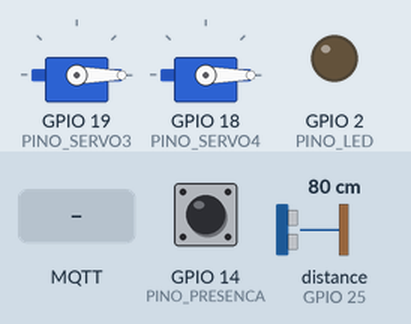
Recording of a sketch running on a simulated ESP32. Parts: 2 × servo, output pins drawn as LEDs (lit = HIGH). Wiring (inferred from the names in the program): ultrasonic range finder: trigger GPIO 26; echo GPIO 25. The inputs (shaded band) are chosen by the test bench; at power-on: GPIO 14 (PINO_PRESENCA) HIGH, distance to the obstacle (sensor on GPIO 25) 80 cm. The echo pulse lasts 58.3 µs per cm; WiFi joins after 1.5 s; servers stay silent unless stated; random numbers use the default seed unless the sketch sets one; no MQTT or app messages arrive unless stated; pins used as bus, display or sensor lines are not drawn; what the sketch prints to the serial monitor is not drawn.

Above: at 2.7 s.
2.8 s: MQTT message "acender" arrives on the first subscribed topic
At 3.4 s:
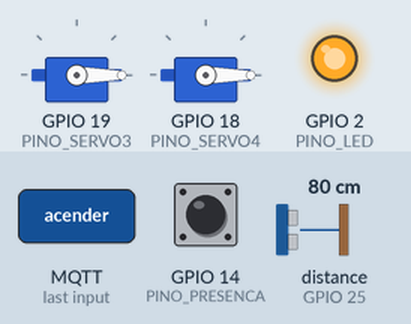
4.3 s: MQTT message "objeto_proximo" arrives on the second subscribed topic
At 5.5 s:
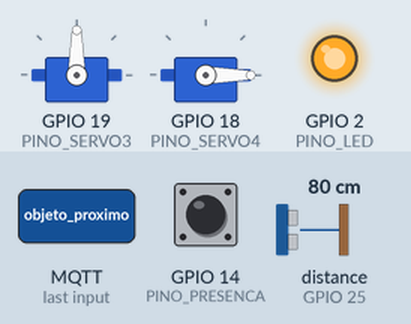
5.8 s: MQTT message "apagar" arrives on the first subscribed topic
At 6.8 s:
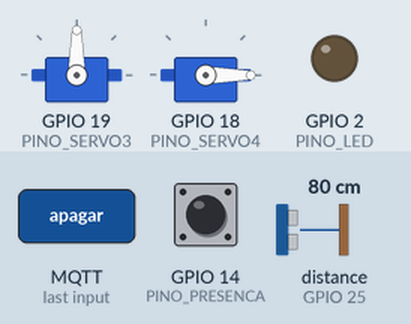
7.3 s: MQTT message "objeto_longe" arrives on the second subscribed topic
At 7.9 s:
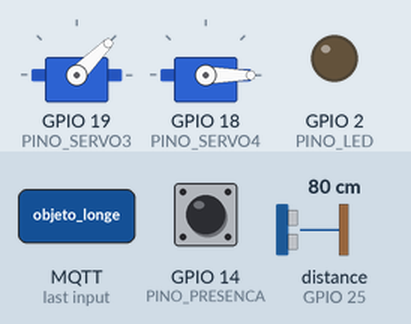
8.8 s: MQTT message "objeto_proximo" arrives on the third subscribed topic
At 10.0 s:
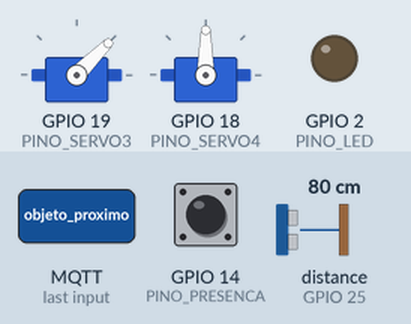
10.3 s: MQTT message "objeto_longe" arrives on the third subscribed topic
At 11.3 s:
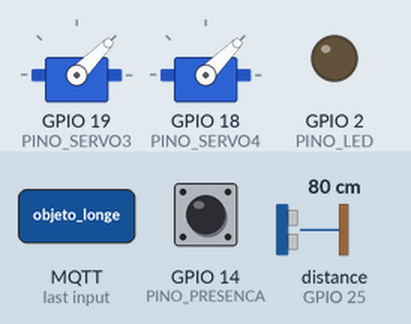
Timing chart, 0 to 12.8 s (numbered marks = the images above; inputs shaded):
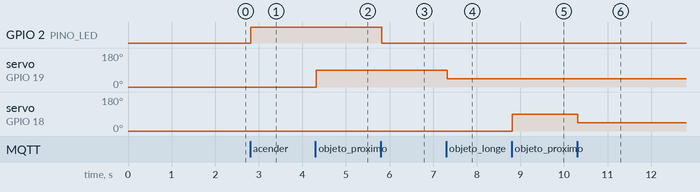

Measured:
- after the input at 2.8 s, GPIO 2 (PINO_LED): LOW → HIGH at once
- after the input at 4.3 s, servo on GPIO 19 (PINO_SERVO3): 0° → 90° at once
- after the input at 5.8 s, GPIO 2 (PINO_LED): HIGH → LOW at once
- after the input at 7.3 s, servo on GPIO 19 (PINO_SERVO3): 90° → 45° at once
- after the input at 8.8 s, servo on GPIO 18 (PINO_SERVO4): 0° → 90° at once
- after the input at 10.3 s, servo on GPIO 18 (PINO_SERVO4): 90° → 45° at once

The sketch:

S3.ino
```cpp
#include <WiFiClientSecure.h>
#include <PubSubClient.h>
#include <WiFi.h>
#include <ESP32Servo.h>

#define PINO_LED 2
#define TRIG 26
#define ECHO 25
#define PINO_SERVO3 19
#define PINO_SERVO4 18
#define PINO_PRESENCA 14

WiFiClientSecure client;
PubSubClient mqtt(client);
Servo servo3;
Servo servo4;

const char* SSID = "FIESC_IOT_EDU";
const char* PASS = "8120gv08";

const char* BROKER_URL  = "e6607d8d5fec40a9974cfc1552a13e2f.s1.eu.hivemq.cloud";
const int   BROKER_PORT = 8883;

const char* BROKER_USER = "vitor_bucci";
const char* BROKER_PASS = "Integrante1";

// PUBLICAÇÃO S3
const char* TOPICO_PUB_DIST3 = "Projeto/S3/Presenca3";
const char* TOPICO_PUB_ULTRA = "Projeto/S3/Ultrassom3";

// ASSINATURA DA S2
const char* TOPICO_SUB_DIST1 = "Projeto/S2/Distancia1";
const char* TOPICO_SUB_DIST2 = "Projeto/S2/Distancia2";

// ILUMINAÇÃO (S1)
const char* TOPICO_ILUMINACAO = "S1/iluminacao";

unsigned long lastPublish = 0;
int publishInterval = 3000;

long medirDistancia(int trigPin, int echoPin) {
  digitalWrite(trigPin, LOW);
  delayMicroseconds(2);
  digitalWrite(trigPin, HIGH);
  delayMicroseconds(10);
  digitalWrite(trigPin, LOW);

  long duracao = pulseIn(echoPin, HIGH, 30000);
  long distancia = (duracao * 0.034) / 2;
  return distancia;
}

void callback(char* topic, byte* payload, unsigned int length) {
  String mensagem;

  for (int i = 0; i < length; i++) {
    mensagem += (char)payload[i];
  }

  // ILUMINAÇÃO
  if (String(topic) == TOPICO_ILUMINACAO) {
    if (mensagem == "acender") digitalWrite(PINO_LED, HIGH);
    else if (mensagem == "apagar") digitalWrite(PINO_LED, LOW);
  }

  // CONTROLE DOS SERVOS A PARTIR DA S2
  else if (String(topic) == TOPICO_SUB_DIST1) {
    if (mensagem == "objeto_proximo") servo3.write(90);
    else if (mensagem == "objeto_longe") servo3.write(45);
  }

  else if (String(topic) == TOPICO_SUB_DIST2) {
    if (mensagem == "objeto_proximo") servo4.write(90);
    else if (mensagem == "objeto_longe") servo4.write(45);
  }

  Serial.print("Mensagem recebida: ");
  Serial.println(mensagem);
}

void conectarWiFi() {
  Serial.print("Conectando ao WiFi...");
  WiFi.begin(SSID, PASS);

  while (WiFi.status() != WL_CONNECTED) {
    Serial.print(".");
    delay(300);
  }
  Serial.println("\nWiFi conectado!");
}

void conectarMQTT() {
  mqtt.setServer(BROKER_URL, BROKER_PORT);
  client.setInsecure();
  mqtt.setCallback(callback);

  while (!mqtt.connected()) {
    Serial.print("Conectando ao broker...");

    String clientId = "S3_" + String(random(0xffff), HEX);

    if (mqtt.connect(clientId.c_str(), BROKER_USER, BROKER_PASS)) {
      Serial.println("Conectado!");

      mqtt.subscribe(TOPICO_ILUMINACAO);
      mqtt.subscribe(TOPICO_SUB_DIST1);
      mqtt.subscribe(TOPICO_SUB_DIST2);

      Serial.println("Inscrições concluídas.");

    } else {
      Serial.print("Falha. Código: ");
      Serial.println(mqtt.state());
      delay(1500);
    }
  }
}

void setup() {
  Serial.begin(115200);

  pinMode(PINO_LED, OUTPUT);
  pinMode(PINO_PRESENCA, INPUT);
  pinMode(TRIG, OUTPUT);
  pinMode(ECHO, INPUT);

  servo3.attach(PINO_SERVO3);
  servo4.attach(PINO_SERVO4);

  servo3.write(0);
  servo4.write(0);

  conectarWiFi();
  conectarMQTT();
}

void loop() {
  if (!mqtt.connected()) conectarMQTT();
  mqtt.loop();

  long distancia = medirDistancia(TRIG, ECHO);
  Serial.println(distancia);

  // PUBLICAÇÃO DO ULTRASSOM
  if (distancia > 0 && distancia < 10)
    mqtt.publish(TOPICO_PUB_ULTRA, "objeto_proximo");
  else if (distancia > 10)
    mqtt.publish(TOPICO_PUB_ULTRA, "objeto_longe");

  // PUBLICAÇÃO DA PRESENÇA
  unsigned long agora = millis();
  if (agora - lastPublish >= publishInterval) {
    lastPublish = agora;

    int presenca = digitalRead(PINO_PRESENCA);
    mqtt.publish(TOPICO_PUB_DIST3, String(presenca).c_str());

    Serial.print("Presença publicada: ");
    Serial.println(presenca);
  }

  delay(20);
}
```
